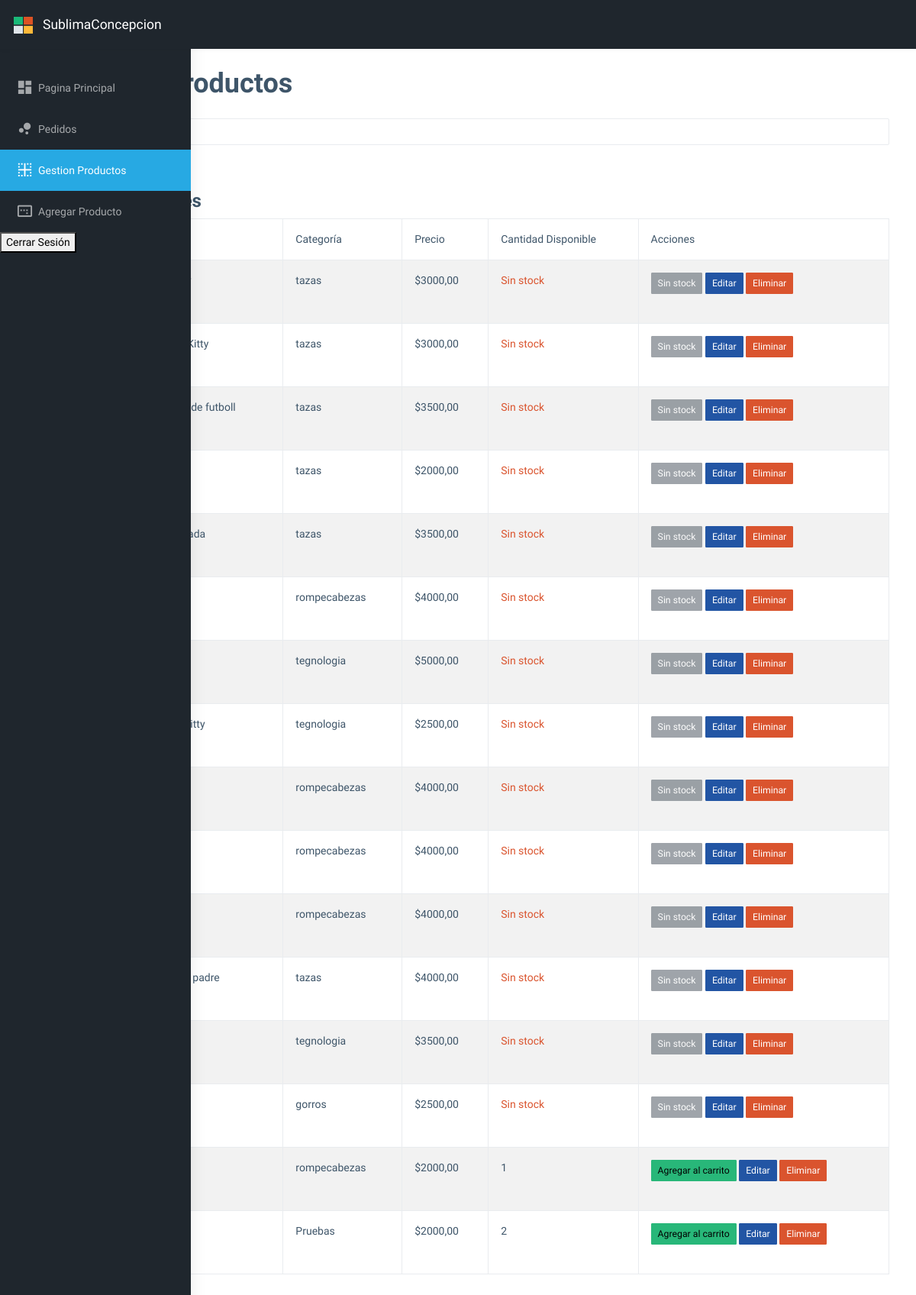
The app's page /productos/, older data.
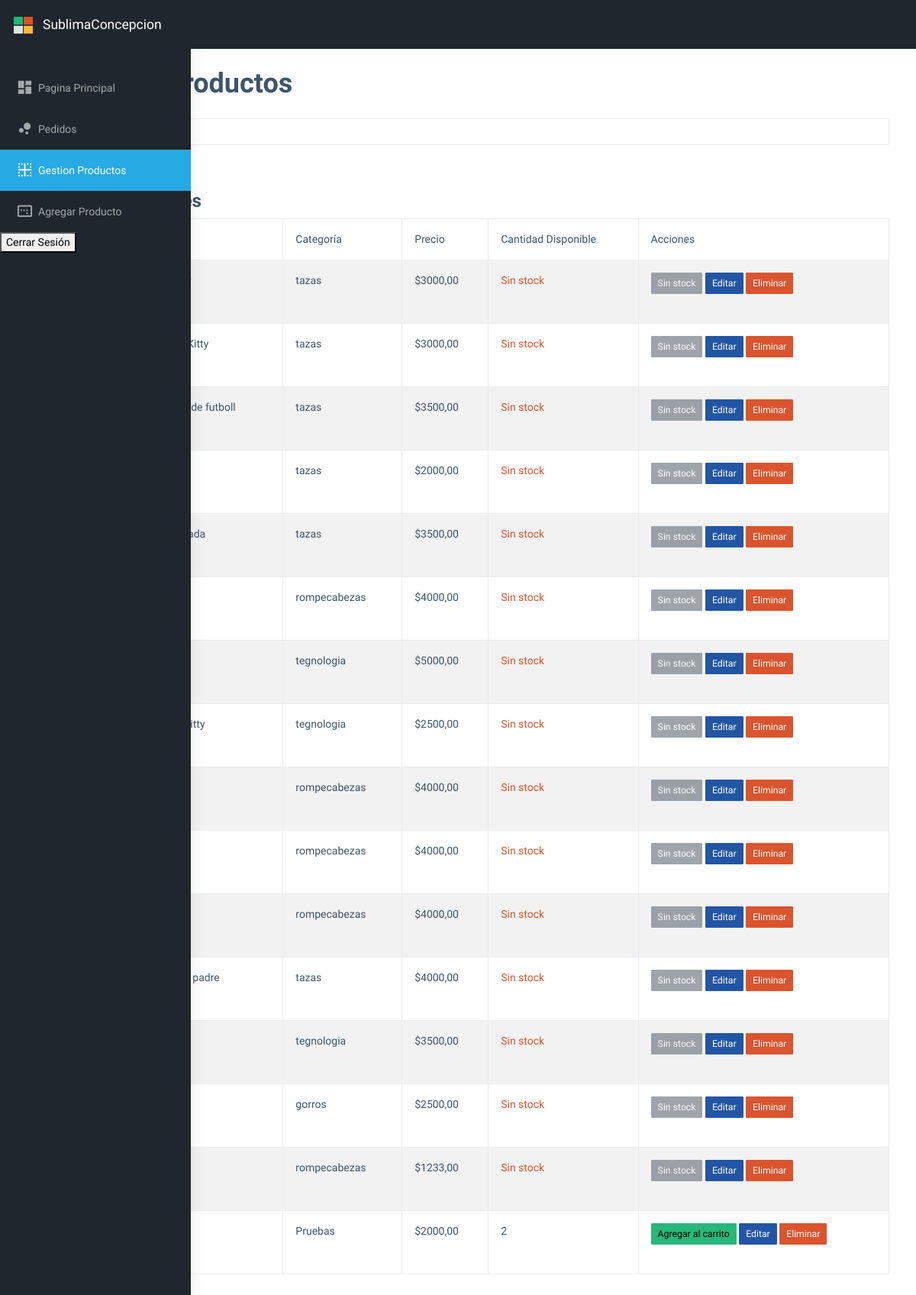
The same page, newer data.
### tienda/models.py (models this page shows, shortened)
class Producto(models.Model):
    titulo = models.CharField(max_length=200)
    imagen = models.ImageField(upload_to='productos/', blank=True, null=True)
    descripcion = models.TextField()
    precio = models.DecimalField(max_digits=10, decimal_places=2)
    cantidad = models.PositiveIntegerField(default=0)  # Nuevo campo para la cantidad
    categoria = models.ForeignKey('Categoria', on_delete=models.CASCADE, related_name="productos")

class Categoria(models.Model):
    nombre = models.CharField(max_length=100, unique=True)

### panel_admin/views.py (the view)
# urls.py: path('productos/', panel_admin_views.lista_productos_admin, name='lista_productos_admin'),
def lista_productos_admin(request):
    productos = Producto.objects.select_related('categoria').all()
    return render(request, 'panel_admin/producto_list.html', {'productos': productos})

### panel_admin/templates/panel_admin/producto_list.html (shortened to what this page needs)
{% extends 'panel_admin/base.html' %}
{% load static %}
{% block content %}
<div class="container mt-4">
  <header class="mb-4">
      <h1>Gestión de Productos</h1>
  </header>
  <section class="mb-4">
      <form method="GET" class="form-inline">
          <input type="text" name="search" class="form-control" placeholder="Buscar producto..." value="{{ request.GET.search }}">
          <button type="submit" class="btn btn-primary ml-2">Buscar</button>
      </form>
  </section>
  <section class="mb-4">
      <h3>Productos Existentes</h3>
      <table class="table table-striped table-bordered table-hover">
          <thead class="thead-dark">
              <tr>
                  <th>Imagen</th>
                  <th>Nombre</th>
                  <th>Categoría</th>
                  <th>Precio</th>
                  <th>Cantidad Disponible</th>
                  <th>Acciones</th>
              </tr>
          </thead>
          <tbody>
              {% for producto in productos %}
                  <tr>
                      <td>
                      </td>
                      <td>{{ producto.titulo }}</td>
                      <td>{{ producto.categoria.nombre }}</td>
                      <td>${{ producto.precio }}</td>
                      <td>
                          {% if producto.cantidad > 0 %}
                              {{ producto.cantidad }}
                          {% else %}
                              <span class="text-danger">Sin stock</span>
                          {% endif %}
                      </td>
                      <td>
                          {% if producto.cantidad > 0 %}
                              <a href="{% url 'agregar_al_carrito' producto.id %}" class="btn btn-success btn-sm">Agregar al carrito</a>
                          {% else %}
                              <button class="btn btn-secondary btn-sm" disabled>Sin stock</button>
                          {% endif %}
                          <a href="{% url 'actualizar_producto' producto.id %}" class="btn btn-info btn-sm">Editar</a>
                          <button class="btn btn-danger btn-sm" data-toggle="modal" data-target="#confirmDeleteModal{{ producto.id }}">Eliminar</button>
                      </td>
                  </tr>
              {% empty %}
                  <tr>
                      <td colspan="6" class="text-center">No hay productos disponibles.</td>
                  </tr>
              {% endfor %}
          </tbody>
      </table>
  </section>
</div>
{% endblock %}

Row changes from the older to the newer data that the page shows:
changed Producto (number 15 of 16 on the later page): precio "2000,00" → "1233,00"; cantidad "1" → (not shown); cantidad "Agregar al carrito" → "Sin stock Sin stock"
